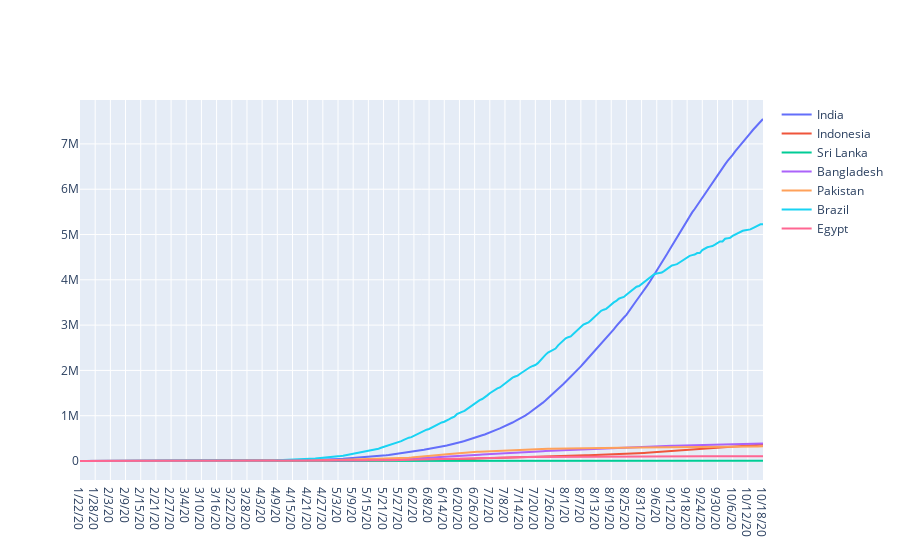

The cell this chart's notebook holds for it:
### Code cell
import plotly.offline as py  
import plotly.graph_objs as go    


trace0 = go.Scatter(
      x = date,
      y = seven_countries_T['India'],
      mode = 'lines',
      name = 'India'   
)

trac  x = date,
      y =  seven_countries_T['Indonesia'],
      mode = 'lines',
      name = 'Indonesia'   
)
trace2 = go.Scatter(
      x = date,
      y =  seven_countries_T['Sri Lanka'],
      mode = 'lines',
      name = 'Sri Lanka'   
)
trace3 = go.Scatter(
      x = date,
      y =  seven_countries_T['Bangladesh'],
      mode = 'lines',
      name = 'Bangladesh'   
)
trace4 = go.Scatter(
      x = date,
      y =  seven_countries_T['Pakistan'],
      mode = 'lines',
      name = 'Pakistan'   
)
trace5 = go.Scatter(
      x = date,
      y =   seven_countries_T['Brazil'],
      mode = 'lines',
      name = 'Brazil'   
)
trace6 = go.Scatter(
      x = date,
      y =   seven_countries_T['Egypt'],
      mode = 'lines',
      name = 'Egypt'   
)



data = [trace0, trace1,trace2,trace3,trace4,trace5,trace6]

py.iplot(data)
e1 = go.Scatter(

### Figure 1 — Plotly figure (JSON) as saved in the notebook; plotly's stock layout.template omitted (floating-point values rounded to 4 significant figures; data arrays with more than 128 entries replaced by an {"elided": "..."} marker saying what was removed)
{"data": [{"mode": "lines", "name": "India", "type": "scatter", "x": {"elided": "271 str values"}, "y": {"elided": "271 int values"}}, {"mode": "lines", "name": "Indonesia", "type": "scatter", "x": {"elided": "271 str values"}, "y": {"elided": "271 int values"}}, {"mode": "lines", "name": "Sri Lanka", "type": "scatter", "x": {"elided": "271 str values"}, "y": {"elided": "271 int values"}}, {"mode": "lines", "name": "Bangladesh", "type": "scatter", "x": {"elided": "271 str values"}, "y": {"elided": "271 int values"}}, {"mode": "lines", "name": "Pakistan", "type": "scatter", "x": {"elided": "271 str values"}, "y": {"elided": "271 int values"}}, {"mode": "lines", "name": "Brazil", "type": "scatter", "x": {"elided": "271 str values"}, "y": {"elided": "271 int values"}}, {"mode": "lines", "name": "Egypt", "type": "scatter", "x": {"elided": "271 str values"}, "y": {"elided": "271 int values"}}], "layout": {}}
